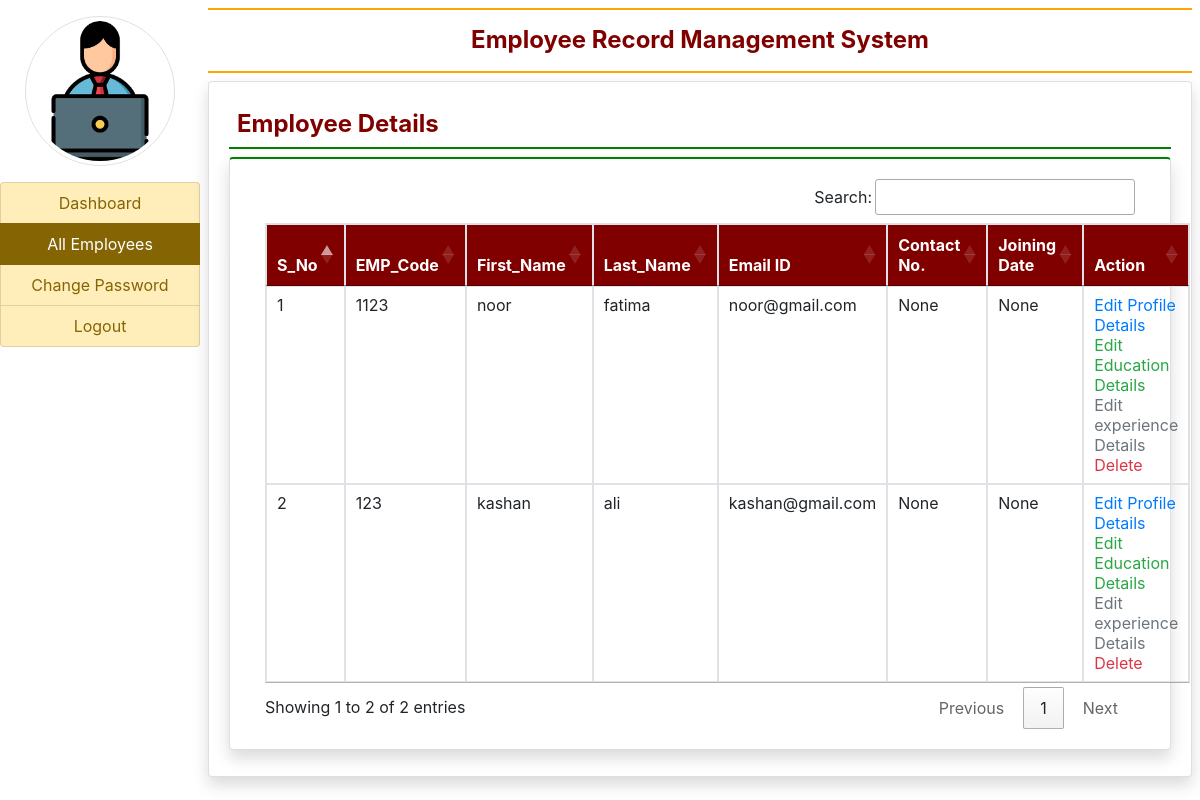
The app's page /all_employee (signed in) with its own data.
### employee/models.py (models this page shows, shortened)
class EmployeeDetail(models.Model):
    user = models.ForeignKey(User,on_delete=models.CASCADE)
    empcode = models.CharField(max_length=100)
    empdept = models.CharField(max_length=100,null=True)
    designation = models.CharField(max_length=100,null=True)
    contact = models.CharField(max_length=100,null=True)
    gender = models.CharField(max_length=50,null=True)
    joiningdate = models.DateField(null=True)

### employee/views.py (the view)
# urls.py: path('all_employee', all_employee, name="all_employee"),
def all_employee(request):
    if not request.user.is_authenticated:
        return redirect('admin_login')
    employee = EmployeeDetail.objects.all()
    return render(request,'all_employee.html',locals())

### employee/templates/all_employee.html (shortened to what this page needs)
{% extends 'admin_navigation.html' %}
{% block content %}
    <link rel = "stylesheet" href = "//cdn.datatables.net/1.11.3/css/jquery.dataTables.min.css">
    <link rel = "stylesheet" href = "//cdn.datatables.net/buttons/2.1.0/css/buttons.dataTables.min.css">
<h4 class="p-2 font-weight-bold " style="border-bottom: 2px solid green; color: maroon;"> Employee Details</h4>
        <div class="card shadow" style="border-top: 2px solid green;">
            <div class="card-body">
                <div class="container-fluid">
                     <table class="table table-bordered table-hover" id="example">
                         <thead style="background-color: maroon; color: white;">
                             <tr>
                                 <th>S_No</th>
                                 <th>EMP_Code</th>
                                 <th>First_Name</th>
                                 <th>Last_Name</th>
                                 <th>Email ID</th>
                                 <th>Contact No.</th>
                                 <th>Joining Date</th>
                                 <th>Action</th>
                             </tr>
                         </thead>
                         <tbody>
                             {% for i in employee %}
                             <tr>
                                 <td>{{forloop.counter}}</td>
                                 <td>{{i.empcode}}</td>
                                 <td>{{i.user.first_name}}</td>
                                 <td>{{i.user.last_name}}</td>
                                 <td>{{i.user.username}}</td>
                                 <td>{{i.contact}}</td>
                                 <td>{{i.joiningdate}}</td>
                                 <td><a href="{% url 'edit_profile' i.id %}" class="text-primary">Edit Profile Details</a><br>
                                    <a href="{% url 'admin_edit_education' i.user.id %}" class="text-success">Edit Education Details</a><br>
                                    <a href="{% url 'admin_edit_experience' i.user.id %}" class="text-secondary">Edit experience Details</a><br>
                                    <a href="{% url 'delete_employee' i.user.id %}" class="text-danger" onclick="return confirm('Are you sure ! You want to delete this record?')">Delete</a></td>
                             </tr>
                             {% endfor %}
                         </tbody>
                     </table>
                </div>
            </div>
        </div>
{% endblock %}

### employee/templates/admin_navigation.html (shortened to what this page needs)
{% load static %}
<html>
<head>
        <link rel="stylesheet" href="https://cdn.jsdelivr.net/npm/bootstrap@4.6.1/dist/css/bootstrap.min.css">
        <link rel="stylesheet" href="https://cdnjs.cloudflare.com/ajax/libs/font-awesome/4.7.0/css/font-awesome.min.css">
    <link rel = "stylesheet" href = "//cdn.datatables.net/1.11.3/css/jquery.dataTables.min.css">
    <link rel = "stylesheet" href = "//cdn.datatables.net/buttons/2.1.0/css/buttons.dataTables.min.css">
</head>
<body>
    <div class="container-fluid">
        <div class="row">
            <div class="col-sm-2 p-0">
                <center><img src="{% static 'images/emp2.png' %}" width="150px" height="100px" class="img-thumbnail rounded-circle my-3" ></center>
            <div class="list-group">
                <a href="{% url 'admin_home' %}" class="list-group-item list-group-item-warning list-group-item-action text-center {% if request.path == '/admin_home' %} active {% endif %}>">Dashboard</a>
                <a href="{% url 'all_employee' %}" class="list-group-item list-group-item-warning list-group-item-action text-center {% if request.path == '/all_employee' %} active {% endif %}">All Employees</a>
                <a href="{% url 'admin_change_password' %}" class="list-group-item list-group-item-warning list-group-item-action text-center text-center {% if request.path == '/admin_change_password' %} active {% endif %}" >Change Password</a>
                <a href="{% url 'Logout' %}" class="list-group-item list-group-item-warning list-group-item-action text-center text-center" >Logout</a>
            </div>
            </div>
            <div class="col-sm-10 p-0">
                <div class="container-fluid p-2">
                    <h5 class="text-center p-3 font-weight-bold" style="border-bottom: 2px solid orange ; border-top: 2px solid orange; color: maroon; font-size: x-large;">Employee Record Management System</h5>
                     <div class="card shadow" style="min-height: 87vh;">
                        <div class="card-body">
                            {% block content %}
                               {% endblock %}
                        </div>
                    </div>
                </div>
            </div>
        </div>
    </div>
</body>
</html>

### employee/templates/admin_navigation.html (style rules this page uses)
.list-group-item { padding: 8px !important; }

### records on screen
EmployeeDetail: empcode "1123", user.first_name "noor", user.last_name "fatima", user.username "noor@gmail.com", contact "None", joiningdate "None"
EmployeeDetail: empcode "123", user.first_name "kashan", user.last_name "ali", user.username "kashan@gmail.com", contact "None", joiningdate "None"
